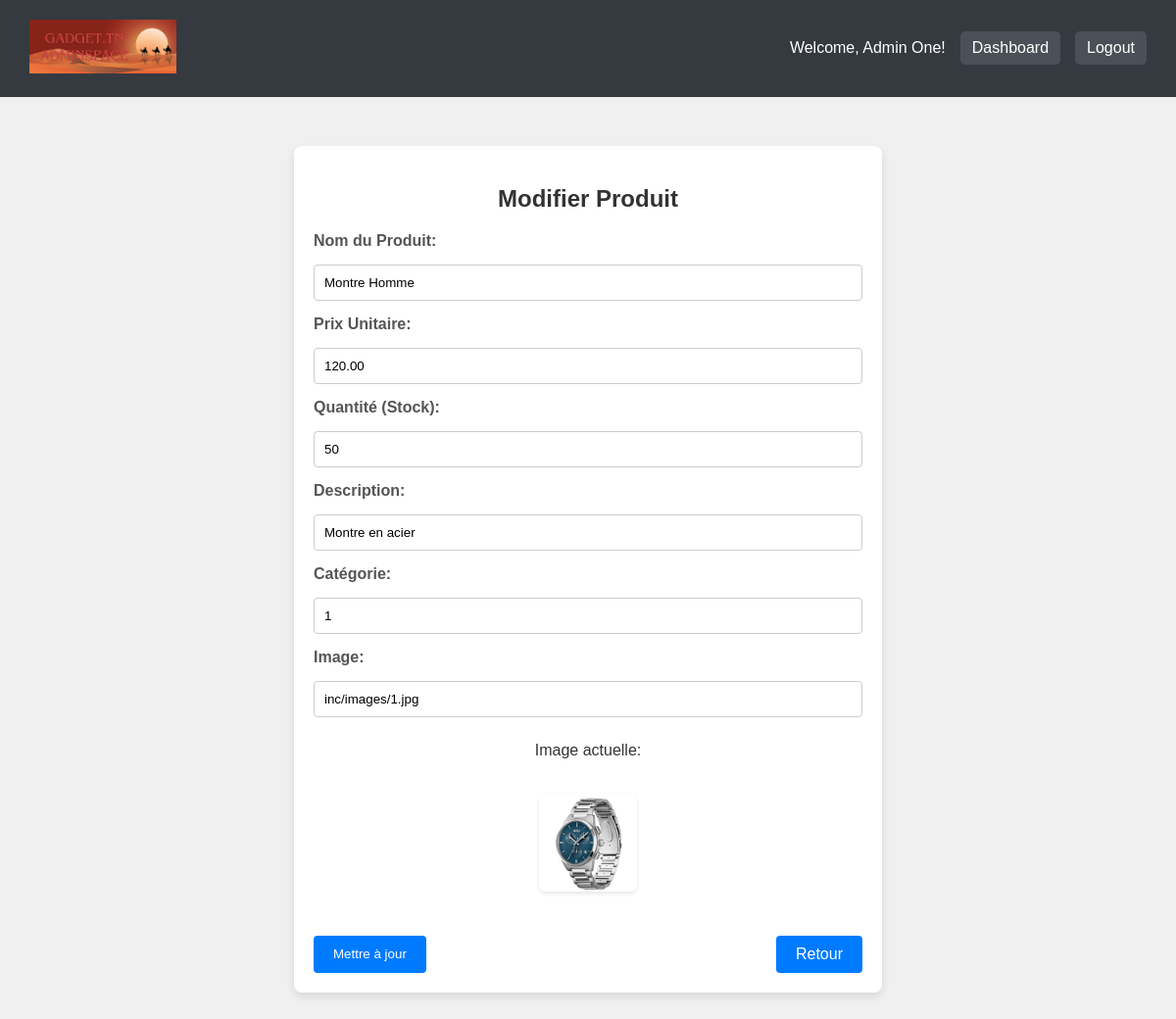
The app's page /Adminpage.php?action=editProduct&id=1 (signed in) with its own data.
### tables this page shows
CREATE TABLE IF NOT EXISTS `products` (
  `id` int NOT NULL AUTO_INCREMENT,
  `name` varchar(255) NOT NULL,
  `description` text,
  `price` decimal(10,2) NOT NULL,
  `stock` int NOT NULL DEFAULT '0',
  `category_id` int NOT NULL,
  `image_url` varchar(255) DEFAULT NULL,
  PRIMARY KEY (`id`),
  KEY `category_id` (`category_id`)
);

### Src/App/model/Product.php (called while the page is built, shortened)
<?php
class Product {
    private $id;
    private $name;
    private $description;
    private $price;
    private $stock;
    private $categoryId;
    private $image;
    public function __construct($pdo, $id = null, $name = '', $price = 0.0, $description = '', $categoryId = null, $stock = 0, $image = '') {
        $this->id = $id;
        $this->name = $name;
        $this->price = $price;
        $this->description = $description;
        $this->categoryId = $categoryId;
        $this->stock = $stock;
        $this->image = $image;
    }
    public function getId() { return $this->id; }
    public function getName() { return $this->name; }
    public function getPrice() { return $this->price; }
    public function getDescription() { return $this->description; }
    public function getCategoryId() { return $this->categoryId; }
    public function getStock() { return $this->stock; }
    public function getImage() { return $this->image; }
    public static function findById($pdo, $id) {
        try {
            $query = "SELECT * FROM products WHERE id = :id";
            $stmt = $pdo->prepare($query);
            $stmt->bindParam(':id', $id, PDO::PARAM_INT);
            $stmt->execute();
            $row = $stmt->fetch(PDO::FETCH_ASSOC);
            if ($row) {
                return new Product(
                    $pdo,
                    $row['id'],
                    $row['name'],
                    $row['price'],
                    $row['description'],
                    $row['category_id'],
                    $row['stock'],
                    $row['image_url']
                );
            }
            return null;
        } catch (PDOException $e) {
            throw new Exception("Error finding product: " . $e->getMessage());
        }
    }
}

### Src/App/view/product/EditProductView.php (the view, shortened to what this page needs)
<div style="max-width: 600px; margin: 50px auto; padding: 20px; background-color: #ffffff; border-radius: 8px; box-shadow: 0 4px 8px rgba(0, 0, 0, 0.1);">
    <h2 style="text-align: center; margin-bottom: 20px; color: #333333;">Modifier Produit</h2>
    <form action="Adminpage.php?action=updateProduct&id=<?php echo $product->getId(); ?>" method="POST" enctype="multipart/form-data" style="display: flex; flex-direction: column; gap: 15px;">
        <label for="name" style="font-weight: bold; color: #555;">Nom du Produit:</label>
        <input type="text" id="name" name="name" value="<?php echo $product->getName(); ?>" style="padding: 10px; border: 1px solid #ccc; border-radius: 4px;">
        <label for="price" style="font-weight: bold; color: #555;">Prix Unitaire:</label>
        <input type="text" id="price" name="price" value="<?php echo $product->getPrice(); ?>" style="padding: 10px; border: 1px solid #ccc; border-radius: 4px;">
        <label for="stock" style="font-weight: bold; color: #555;">Quantité (Stock):</label>
        <input type="text" id="stock" name="stock" value="<?php echo $product->getStock(); ?>" style="padding: 10px; border: 1px solid #ccc; border-radius: 4px;">
        <label for="description" style="font-weight: bold; color: #555;">Description:</label>
        <input type="text" id="description" name="description" value="<?php echo $product->getDescription(); ?>" style="padding: 10px; border: 1px solid #ccc; border-radius: 4px;">
        <label for="categoryId" style="font-weight: bold; color: #555;">Catégorie:</label>
        <input type="text" id="categoryId" name="categoryId" value="<?php echo $product->getCategoryId(); ?>" style="padding: 10px; border: 1px solid #ccc; border-radius: 4px;">
        <label for="image" style="font-weight: bold; color: #555;">Image:</label>
        <input type="text" id="image" name="image" value="<?php echo $product->getImage(); ?>" style="padding: 10px; border: 1px solid #ccc; border-radius: 4px;">
        <?php if ($product->getImage()): ?>
            <p>Image actuelle:</p>
            <img src="<?php echo $product->getImage(); ?>" alt="Product Image" style="display: block; margin: 10px auto; max-width: 100px; border-radius: 8px; box-shadow: 0 2px 4px rgba(0, 0, 0, 0.1);">
        <?php endif; ?>
        <div style="display: flex; justify-content: space-between;">
            <input type="submit" class="btn btn-primary btn-sm" value="Mettre à jour" style="padding: 10px 20px; color: #fff; background-color: #007bff; border: none; border-radius: 4px; cursor: pointer; margin-top: 20px;">
            <a href="Adminpage.php?action=findAllProduct" style="padding: 10px 20px; color: #fff; background-color: #007bff; border: none; border-radius: 4px; text-decoration: none; text-align: center; margin-top: 20px;">Retour</a>
        </div>
    </form>
</div>
<?php
require_once('App/view/layouts/AdminLayout.php');
?>

### Src/inc/css/style_default.css (style rules this page uses)
* { margin: 0; padding: 0; box-sizing: border-box; }
body { font-family: Arial, sans-serif; background-color: #f8f9fa; color: #333; }
h2 { text-align: center; margin: 20px 0; font-size: 24px; color: #495057; }
p { text-align: center; margin: 10px 0; font-size: 16px; }

### Src/App/view/layouts/AdminLayout.php (style rules this page uses)
body { font-family: Arial, sans-serif; background-color: #f0f0f0; margin: 0; padding: 0; }

### records on screen
products: name "Montre Homme", price "120.00", stock "50", description "Montre en acier", categoryId "1", image "inc/images/1.jpg", image_url (picture)

### other values on screen
$_SESSION['admin_name'] "Admin One"
